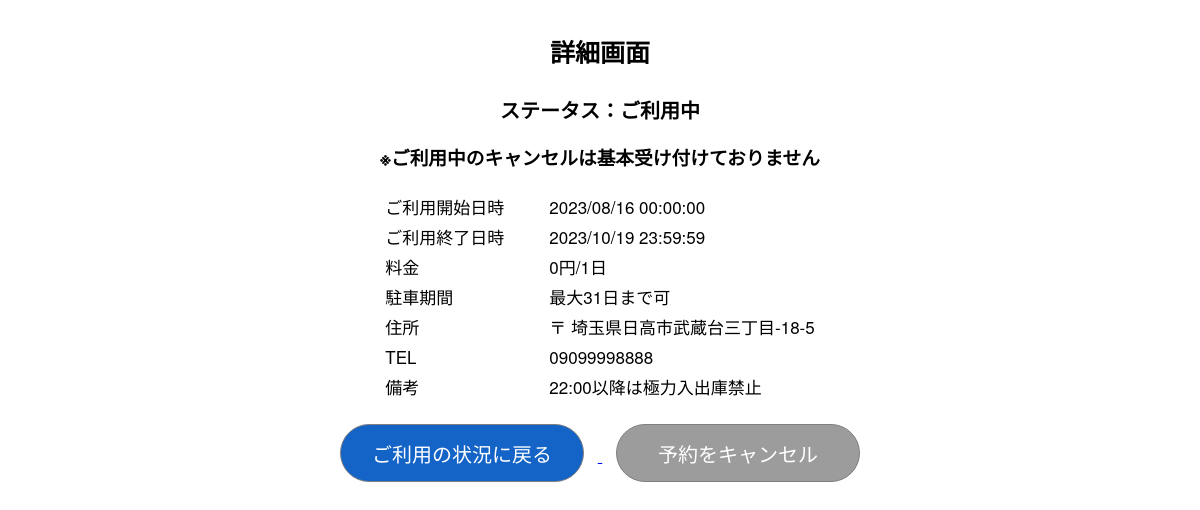
Page /usageStatsDetails/7 (signed in) on the committed database.
### app.py (models this page shows)
class Parking(db.Model):
    id = db.Column(db.Integer, primary_key=True, nullable=False)
    title = db.Column(db.String(50), nullable=False)
    postal_code = db.Column(db.String(7), nullable=False)
    address1 = db.Column(db.String(120), nullable=False)
    address2 = db.Column(db.String(120), nullable=False)
    tel = db.Column(db.String(11), nullable=False)
    inoutdoor = db.Column(db.String(1), nullable=False) # (0)屋外、(1)屋内
    mustcall = db.Column(db.String(1), nullable=False) # (0)出し入れ時に連絡が不要、(1)出し入れ時に連絡が必要
    usableTypeNum = db.Column(db.String(1), nullable=False) # (0)3ナンバー、(1)5ナンバー
    usableSize = db.Column(db.String(1), nullable=False) # (0)155cm未満、(1)155 ～ 170cm
    max_day = db.Column(db.Integer, nullable=True)
    min_day = db.Column(db.Integer, nullable=True)
    price_day = db.Column(db.Integer, nullable=False)
    etc = db.Column(db.String(500), nullable=True)
    lon = db.Column(db.Float, nullable=False)
    lat = db.Column(db.Float, nullable=False)
    owner_id = db.Column(db.Integer, db.ForeignKey('user.id'), nullable=False)
    created_at = db.Column(db.DateTime, nullable=False,
                           default=datetime.now(pytz.timezone('Asia/Tokyo')))
    price_hour = db.Column(db.Integer)
    price_month = db.Column(db.Integer)
    max_hour = db.Column(db.Integer)
    min_hour = db.Column(db.Integer)
    max_month = db.Column(db.Integer)
    min_month = db.Column(db.Integer)
    def toDict(self):
        return {'id' : self.id,
                'title' : self.title,
                'address1' : self.address1,
                'address2' : self.address2,
                'tel' : self.tel,
                'inoutdoor' : self.inoutdoor,
                'mustcall' : self.mustcall,
                'usableTypeNum' : self.usableTypeNum,
                'usableSize' : self.usableSize,
                'max_day' : self.max_day,
                'min_day' : self.min_day,
                'price_day' : self.price_day,
                'etc' : self.etc,
                'lon' : self.lon,
                'lat' : self.lat
                }

### app.py (the view)
@app.route('/usageStatsDetails', methods=['GET','POST'])
@app.route('/usageStatsDetails/<reserve_id>')
@login_required
def usageStatsDetails(reserve_id=None):
    if request.method=='POST':
        pass
    else:
        reserve = Reserve.query.filter_by(id=reserve_id).first()
        parking = Parking.query.filter_by(id=reserve.park_id).first()
        return render_template('usageStatsDetails.html', reserve=reserve.toDict(), parking=parking.toDict())

### app.py (called while the page is built)
@login_manager.user_loader
def load_user(user_id):
    print(f'ID>>>{user_id}')
    return User.query.get(int(user_id))

    def toDict(self):
        return {'id' : self.id,
                'user_id' : self.user_id,
                'park_id' : self.park_id,
                'resv_at' : f'{self.resv_at:%Y/%m/%d %H:%M:%S}',
                'use_start' : f'{self.use_start:%Y/%m/%d %H:%M:%S}',
                'use_end' : f'{self.use_end:%Y/%m/%d %H:%M:%S}',
                'resv_status' : self.resv_status
        }

### templates/usageStatsDetails.html (shortened to what this page needs)
<!DOCTYPE html>
<html>
<head>
    <link rel='stylesheet' href='../static/css/centerBox.css' />
    <link rel='stylesheet' href='../static/css/common.css' />
    <link rel='stylesheet' href='../static/css/extension_usageStatsDetails.css' />
</head>
<body>
    <article class='container'>
        <section class='box' style='max-width : 580px; min-width : 260px'>
            <h1>詳細画面</h1>
            {%if reserve.resv_status==0%}
            <h2>ステータス：ご利用済み</h2>
            <h3>※ご利用後のキャンセルはできません</h3>
            {%elif reserve.resv_status==1%}
            <h2>ステータス：ご予約済み</h2>
            {%elif reserve.resv_status==2%}
            <h2>ステータス：ご利用中</h2>
            <h3>※ご利用中のキャンセルは基本受け付けておりません</h3>
            {%endif%}
            <table class='inner flatTable'>
                <tr>
                    <td>ご利用開始日時</td>
                    <td>{{reserve.use_start}}</td>
                </tr>
                <tr>
                    <td>ご利用終了日時</td>
                    <td>{{reserve.use_end}}</td>
                </tr>
                <tr>
                    <td>料金</td>
                    <td>{{parking.price_day}}円&sol;1日</td>
                </tr>
                <tr>
                    <td>駐車期間</td>
                    <td>最大{{parking.max_day}}日まで可</td>
                </tr>
                <tr>
                    <td>住所</td>
                    <td>〒{{parking.postal_code}} {{parking.address1}}{{parking.address2}}</td>
                </tr>
                <tr>
                    <td>TEL</td>
                    <td>{{parking.tel}}</td>
                </tr>
                <tr>
                    <td>備考</td>
                    <td>{{parking.etc}}</td>
                </tr>
            </table>
            <footer>
                <nav class='buttonMenu'>
                    <form>
                        {%if reserve.resv_status==0%}
                        <a href="{{url_for('usageStats')}}">
                            <input class='common_button common_fat' style='width : 42%;' type='button' value='ご利用の状況に戻る' />
                        </a>
                        <a href="{{url_for('deleteReserve', reserve_id=reserve.id)}}" id='mainButton'>
                            <input class='common_cancel common_fat' style='width : 42%;' type='button' value='予約をキャンセル' />
                        </a>
                        <input class='common_cancel common_fat' style='width : 42%;' type='button' value='予約をキャンセル' id='dummyButton' onclick='confirmPopup_cancelButton()' />
                        {%else%}
                        <a href="{{url_for('usageStats')}}">
                            <input class='common_button common_fat' style='width : 42%;' type='button' value='ご利用の状況に戻る' />
                        </a>
                        <a href="{{url_for('deleteReserve', reserve_id=reserve.id)}}">
                            <input class='common_cancel common_fat' style='width : 42%;' type='button' value='予約をキャンセル' />
                        </a>
                        {%endif%}
                    </form>
                </nav>
            </footer>
        </section>
    </article>
</body>
</html>

### static/css/centerBox.css (style rules this page uses)
.container { display: grid; place-items: center; }
.box { text-align : center; max-width: 640px; min-width: 400px; width: 70%; }
.inner { display: grid; place-items: center; border-collapse: separate; border-spacing: 5px; }
.inner td { font-size : var(--labelFontSize, 1.2rem); text-align : left; }
.flatTable td { font-size : 1.7rem; padding : 0 2rem; }

### static/css/common.css (style rules this page uses)
:root { --labelFontSize : 1.2rem; }
html { font-size: 62.5%; box-sizing: border-box; }
body { font-size : 1.6em; font-family: "Helvetica Neue", Arial, "Hiragino Kaku Gothic ProN", "Hiragino Sans", Meiryo, sans-serif; }
nav.buttonMenu { margin-top : 2rem; }
h1 { font-size : 2.5rem; }
h2 { font-size : 2rem; }
input, select { text-indent : 1rem; border : solid 0.1rem gray; height : 2.8rem; border-radius : 0.5rem; cursor: pointer; }
.common_button { background-color : rgb(20, 100, 200); text-indent : 0; font-size : 2rem; color : white; height : 4rem; border-radius : 2rem; margin : 0 1.4rem; }
.common_cancel { background-color : rgb(156, 156, 156); text-indent : 0; font-size : 2rem; color : white; height : 4rem; border-radius : 2rem; margin : 0 1.4rem; }
.common_fat { height : 5.8rem; border-radius: 2.9rem; }

### rows in the picture
Parking: address1 "埼玉県日高市", address2 "武蔵台三丁目-18-5", tel "09099998888", etc "22:00以降は極力入出庫禁止"

### other values in the picture
{{ reserve.use_start }} "2023/08/16 00:00:00"
{{ reserve.use_end }} "2023/10/19 23:59:59"
{{ parking.price_day }} "0"
{{ parking.max_day }} "31"
